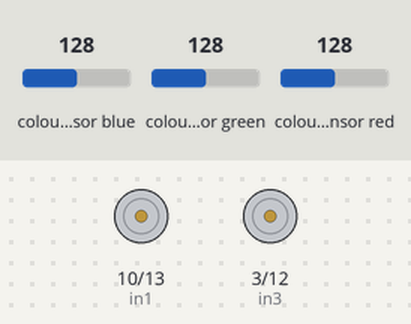
The sketch below on a simulated Arduino Uno, built with avr-gcc and run on an emulated ATmega328P. On the bench: motor-driver pin pairs drawn as motors (green arrow = first pin HIGH = forward, orange = second pin HIGH = backward, longer = more drive, scaled by the enable pin). The test bench sets the inputs (shaded band); at power-on: colour sensor blue 128, colour sensor red 128, colour sensor green 128. What the sketch prints to the serial monitor is not drawn.

Above: at 1.2 s.
1.3 s: colour sensor blue set to 132
At 2.3 s:
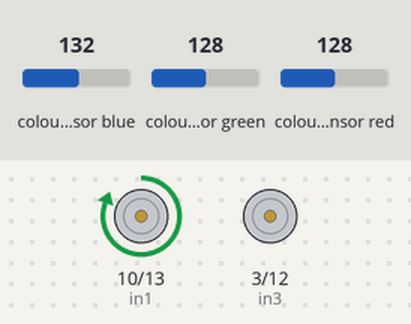
At 5.4 s:
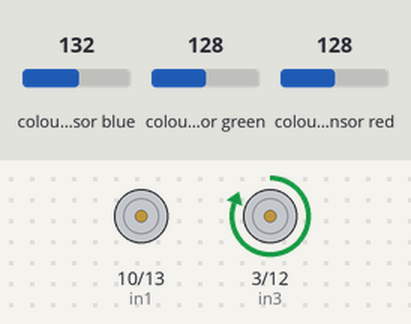
6.3 s: colour sensor red set to 191
At 9.4 s:
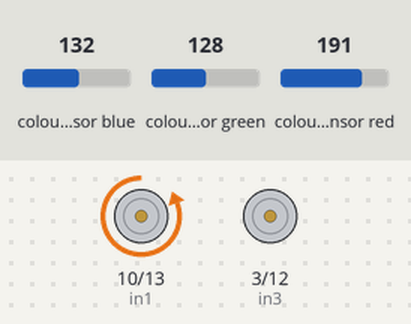
Timing chart, 0 to 15.3 s (numbered marks = the images above; inputs shaded):
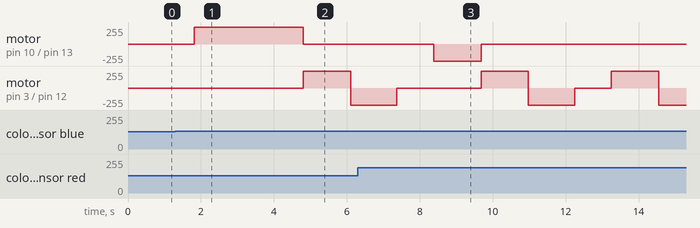

Measured:
- the behaviour switches between 128 and 129 on colour sensor blue (found by bisection; images 0 and 1)
- after the input at 1.3 s, motor on pin 10 (in1) / pin 13 (in2): stopped → forward 255/255 after 0.52 s, → stopped 3.0 s later; motor on pin 3 (in3) / pin 12 (in4): stopped → forward 255/255 after 3.5 s, → backward 255/255 1.3 s later

The sketch:

final_final.ino
```cpp
#include <tcs3200.h>
#define enA 11 // PWM
#define in1 10  // PWM
#define in2 13
#define in3 3 //pwm
#define in4 12
#define enB 2

int f = 500;
int quat = 1000; //1200
//initialising the colors to be sensed...
#define num_of_colors 4
int distinctRGB[num_of_colors][3] = {{1,1,1}, {3, 1, 2}, {1, 2, 2}, {2, 4, 7}};
String distinctColors[num_of_colors] = {"white", "red", "green", "blue"};

int positionArray[4]= {0,1,2,3};

const int S0 = 4;
const int S1 = 5; //pwm
const int S2 = 6; //pwm
const int S3 = 7;
const int outPin = 8;

int red, green, blue, black, white;

tcs3200 tcs(S0, S1, S2, S3, outPin);

// Adjust this threshold value based on your application
//const int redThreshold = 1000;

void stop1(){
  digitalWrite(in1, LOW);//clockwise
  digitalWrite(in2, LOW);
  }

void stop2(){
  digitalWrite(in3, LOW);//clockwise
  digitalWrite(in4, LOW);
  }


void clockWise(int v)
{
  int temp = positionArray[0];
  int temp2 = positionArray[1];
  int temp3 = positionArray[2];
  positionArray[0] = positionArray[3];
  positionArray[1] = temp;
  positionArray[2] = temp2;
  positionArray[3] = temp3;
  digitalWrite(in1, HIGH);//clockwise
  digitalWrite(in2, LOW);
  if (v==180){
    delay(1990);
    }
  else{
    delay(quat);
    }
}

void counterClockWise()
{
  int temp = positionArray[2];
  int temp2 = positionArray[1];
  int temp3 = positionArray[3];
  positionArray[3] = positionArray[0];
  positionArray[0] = temp2;
  positionArray[1] = temp;
  positionArray[2] = temp3;
  digitalWrite(in1, LOW);//anticlockwise
  digitalWrite(in2, HIGH);
  delay(1300  );
}

void push()
{
  digitalWrite(in3, HIGH);//clockwise
  digitalWrite(in4, LOW);
  delay(1295);
  digitalWrite(in3, LOW);//ANTIclockwise
  digitalWrite(in4, HIGH);
  delay(1270);
}

void setup()
{
  pinMode(enA, OUTPUT);
  pinMode(in1, OUTPUT);
  pinMode(in2, OUTPUT);
  pinMode(enB, OUTPUT);
  pinMode(in3, OUTPUT);
  pinMode(in4, OUTPUT);
  analogWrite(enA, 255);
  analogWrite(enB, 255);
  Serial.begin(9600);
}

void loop()
{
  red =tcs.colorRead('r');
  green = tcs.colorRead('g');
  blue = tcs.colorRead('b');

  if((red > green) && (red>blue) ){
     if(positionArray[0]==0){
      delay(f);
      stop1();
      push();
      stop2();
      delay(f);
      }
     else if(positionArray[0]==1){
      delay(f);
      clockWise(90);
      stop1();
      push();
      stop2();
      delay(f);
      }
     else if(positionArray[0]==2){
      delay(f);
     clockWise(180);
      stop1();
      push();
      stop2();
      delay(f);
      }
     else if(positionArray[0]==3){
      delay(f);
      counterClockWise();
      stop1();
      push();
      stop2();
      delay(f);
      }
      Serial.println("was red");
      Serial.println(red);
      for (int i = 0; i < 5; i++) {
       Serial.print(positionArray[i]+",");
      }
    }
   if((red < green) && (green>blue)){
     if(positionArray[0]==1){
      delay(f);
      stop1();
      push();
      stop2();
      delay(f);
      }
     else if(positionArray[0]==2){
      delay(f);
      clockWise(90);
      stop1();
      push();
      stop2();
      delay(f);
      }
     else if(positionArray[0]==3){
      delay(f);
      clockWise(180);
      stop1();
      push();
      stop2();
      delay(f);
      }
     else if(positionArray[0]==0){
      delay(f);
      counterClockWise();
      stop1();
      push();
      stop2();
      delay(f);
      }
      Serial.println("was g");
      Serial.println(green);
      for (int i = 0; i < 5; i++) {
       Serial.print(positionArray[i]+",");
      }
    }
  else if((blue > green) && (red<blue)){
     if(positionArray[0]==2){
      delay(f);
      stop1();
      push();
      stop2();
      delay(f);
      }
     else if(positionArray[0]==3){
      delay(f);
      clockWise(90);
      stop1();
      push();
      stop2();
      delay(f);
      }
     else if(positionArray[0]==0){
      delay(f);
      clockWise(180);
      delay(quat);
      stop1();
      push();
      stop2();
      delay(f);
      }
     else if(positionArray[0]==1){
      delay(f);
      counterClockWise();
      stop1();
      push();
      stop2();
      delay(f);
      }
      Serial.println("was b");
      Serial.println(blue);
      for (int i = 0; i < 5; i++) {
       Serial.print(positionArray[i]+",");
      }
    }
  else if((red==green)&& (green==blue)){
     stop1();
     stop2();
     Serial.println("was w");
     Serial.println(white);
     for (int i = 0; i < 5; i++) {
       Serial.print(positionArray[i]+",");
      }
    }
}
```
